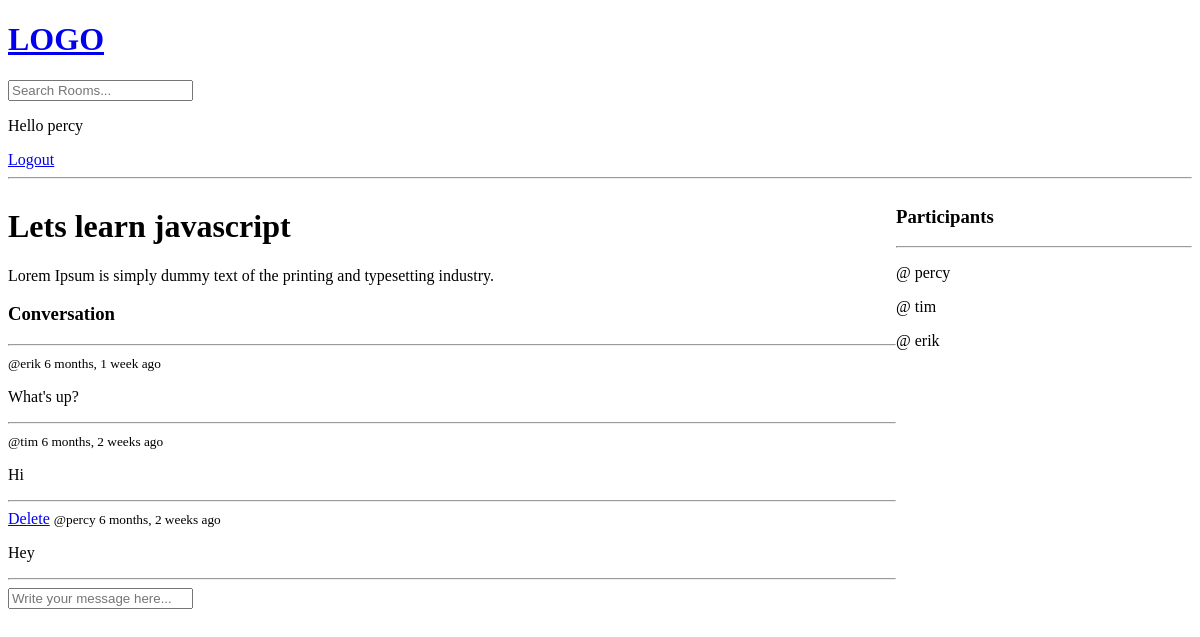
Before: /room/1/ (signed in) with the older database file.
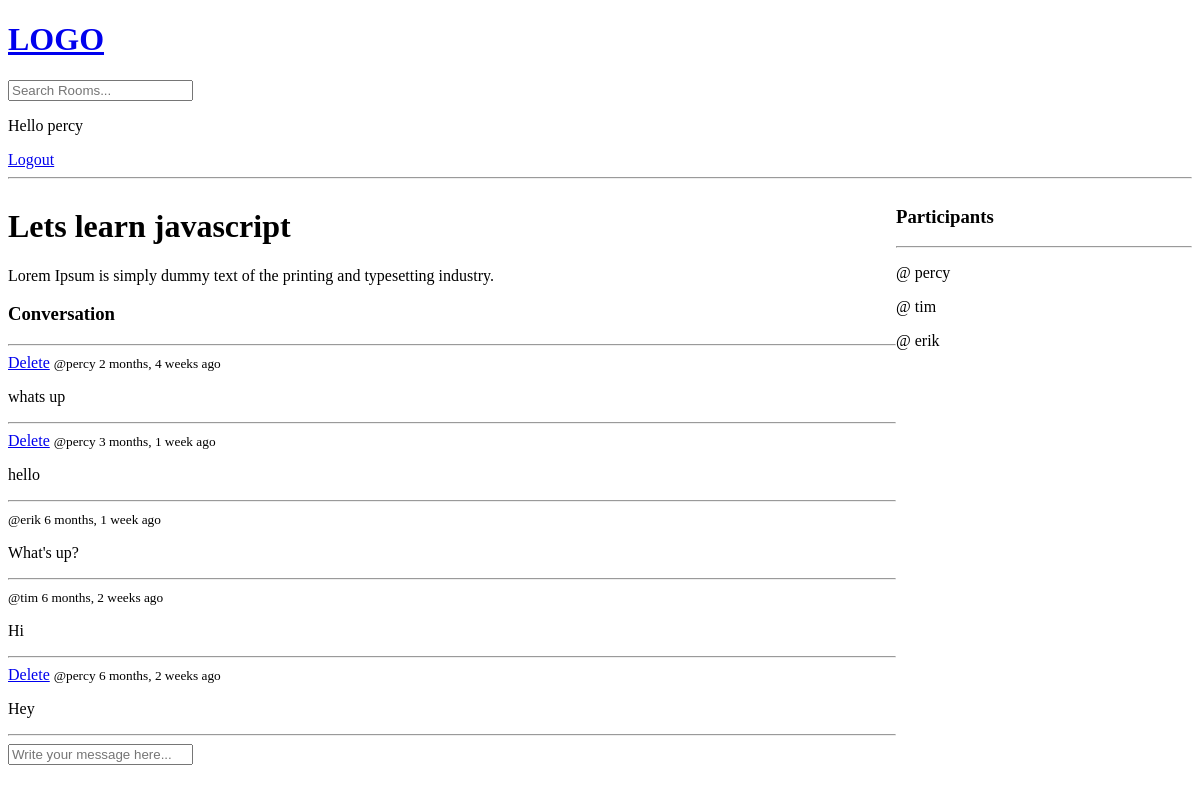
After: the same page with the newer database file.
### base/models.py (models this page shows, shortened)
class Message(models.Model):
    user = models.ForeignKey(User, on_delete=models.CASCADE)
    room = models.ForeignKey(Room, on_delete=models.CASCADE)
    body = models.TextField()
    update  = models.DateTimeField(auto_now=True)
    created = models.DateTimeField(auto_now_add=True)
    class Meta:
        ordering = ['-update', '-created']

### base/views.py (the view, shortened to what this page needs)
# urls.py: path('room/<str:pk>/', views.room, name="room"),
def room(request, pk):
    room = Room.objects.get(id=pk)
    room_messages = room.message_set.all()
    participants = room.participants.all()
    context = {'room': room, 'room_messages': room_messages,
               'participants': participants}
    return render(request, 'base/room.html', context)

### base/templates/base/room.html (shortened to what this page needs)
{% extends 'main.html'%}
{% block content %}
<div class="room-container">
    <div>
        <h1>{{ room.name }}</h1>
        <p>{{ room.description }}</p>
        <div class="comment-wrapper">
            <h3>Conversation</h3>
            <hr>
            {% for message in room_messages %}
                <div>
                    {% if request.user == message.user %}
                    <a href="{% url 'delete-message' message.id %}">Delete</a>
                    {% endif %}
                    <small>@{{ message.user }} {{message.created|timesince }} ago</small>
                    <p>{{ message.body }}</p>
                    <hr>
                </div>
            {% endfor %}
        </div>
        {% if request.user.is_authenticated %}
        <div class="comment-form">
            <form action="" method="POST">
                <input type="text" name="body" placeholder="Write your message here..."/>
            </form>
        </div>
        {% endif %}
    </div>
    <div>
        <h3>Participants</h3>
        <hr>
        {% for user in participants %}
            <div>
                <p>@ {{ user.username }}</p>
            </div>
        {% endfor %}
    </div>
</div>
{% endblock %}

### templates/navbar.html
<a href="/">
    <h1>LOGO</h1>
</a>
<form action="{% url 'home' %}" method="GET">
    <input type="text" name="q" placeholder="Search Rooms..."/>
</form>
{% if request.user.is_authenticated %}
<p>Hello {{ request.user }}</p>
<a href="{% url 'logout' %}">Logout</a>
{% else %}
<a href="{% url 'login' %}">Login</a>
{% endif %}
<hr>

Changed rows visible on the page:
added Message: shows "Delete", user "percy", created "2 months, 4 weeks", body "whats up"
added Message: shows "Delete", user "percy", created "3 months, 1 week", body "hello"
